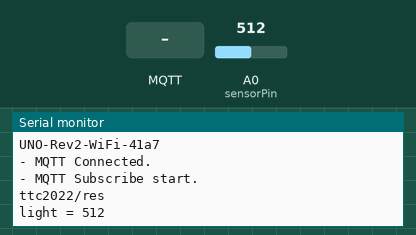
This sketch was run on a simulated Arduino MKR. On the bench: the last lines printed to the serial monitor. The inputs (shaded band) are chosen by the test bench; at power-on: A0 (sensorPin) = 512. WiFi joins after 1.5 s; servers stay silent unless stated; random numbers use the default seed unless the sketch sets one; no MQTT or app messages arrive unless stated.

Above: at 5.2 s.
5.3 s: MQTT message "1" arrives on the first subscribed topic
At 6.3 s:
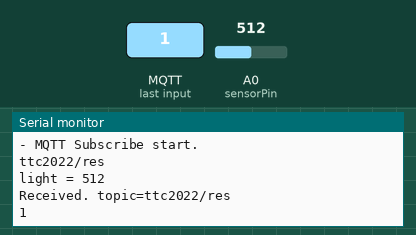
6.8 s: MQTT message "on" arrives on the first subscribed topic
At 7.5 s:
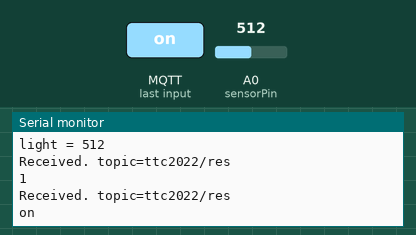
8.3 s: MQTT message "off" arrives on the first subscribed topic
At 9.5 s:
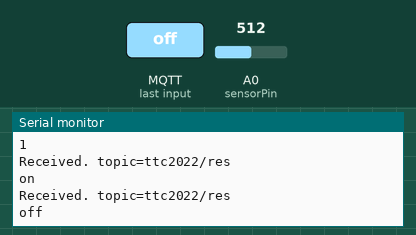
9.8 s: A0 (sensorPin) set to 716
At 11.2 s:
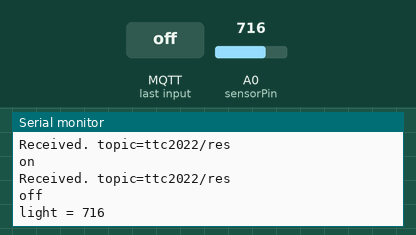

Measured:
- after the input at 5.3 s, the serial monitor: prints a new line at once (image 1)
- after the input at 6.8 s, the serial monitor: prints a new line at once (image 2)
- after the input at 8.3 s, the serial monitor: prints a new line at once (image 3)
- after the input at 9.8 s, the serial monitor: prints a new line after 0.20 s (image 4)

The sketch:

TTC-Demo-2022-Light-MQTT-src.ino
```cpp
// WiFiNINA ライブラリ
#include <SPI.h>
#include <WiFiNINA.h>

// MQTT をつなぐためのライブラリ
// 今回追加インストールする
#include <PubSubClient.h>  // インストールすれば色がつく
// JSON を扱いやすくするライブラリ
#include <ArduinoJson.h> // こちらは色がついてなくてOK

// Wi-FiのSSID
char *ssid = "<Wi-FiのSSID>";
// Wi-Fiのパスワード
char *password = "<Wi-Fiのパスワード>";

// 今回使いたい Beebotte のブローカーのアドレス
const char *mqttEndpoint = "mqtt.beebotte.com";
// 今回使いたい Beebotte のポート
const int mqttPort = 1883;
// 今回使いたい Beebotte のユーザー名
const char *mqttUsername = "<今回使いたい Beebotte のユーザー名>";
// 今回使いたい Beebotte のパスワード
const char *mqttPassword = "";

// デバイスID
// デバイスIDは機器ごとにユニークにします
// YOURNAME を自分の名前の英数字に変更します
// デバイスIDは同じMQTTブローカー内で重複すると大変なので、後の処理でさらにランダム値を付与してますが、名前を変えるのが確実なので、ちゃんと変更しましょう。
char *deviceID = "UNO-Rev2-WiFi";

// MQTT メッセージをに知らせるトピック
char *pubTopic = "ttc2022/res";

// MQTT メッセージを受け取るトピック
char *subTopic = "ttc2022/res";

// 光センサー関連の変数
int sensorPin = A0;
int sensorValue = 0;
long messageSentAtSendMQTT = 0;

// 光センサー送信間隔
int wait_time = 5000;

// JSON 送信時に使う buffer
char pubJson[255];

// PubSubClient まわりの準備
WiFiClient httpClient;
PubSubClient mqttClient(httpClient);

void setup() {
  Serial.begin(9600);

  // WiFi 接続開始
  Serial.print("WiFi Connecting WPA SSID: ");
  Serial.println(ssid);
  while (WiFi.status() != WL_CONNECTED) {
    delay(500);
    // Connect to WPA/WPA2 network:
    WiFi.begin(ssid, password);
    Serial.print(".");
  }

  // 接続完了メッセージ
  Serial.print("WiFi Connected");
  printCurrentNet();
  printWifiData();

  delay(2000);

  // MQTT の接続先設定
  mqttClient.setServer(mqttEndpoint, mqttPort);
  // MQTT のデータを受け取った時（購読時）の動作を設定
  mqttClient.setCallback(mqttCallback);
  // MQTT の接続
  mqttConnect();

}

void mqttConnect() {

  // MQTT clientID のランダム化（名称重複対策）
  char clientID[40] = "clientID";
  String rndNum = String(random(0xffffff), HEX);
  String deviceIDRandStr = String(deviceID);
  deviceIDRandStr.concat("-");
  deviceIDRandStr.concat(rndNum);
  deviceIDRandStr.toCharArray(clientID, 40);
  Serial.println("[MQTT]");
  Serial.println("");
  Serial.println("- clientID ");
  Serial.println(clientID);

  // 接続されるまで待ちます
  while (!mqttClient.connected()) {
    if (mqttClient.connect(clientID,mqttUsername,mqttPassword)) {
      Serial.println("- MQTT Connected.");

      // subTopic 変数で指定されたトピックに向けてデータを送ります
      int qos = 0;
      mqttClient.subscribe(subTopic, qos);
      Serial.println("- MQTT Subscribe start.");
      Serial.println(subTopic);

      // 初回データ送信 publish ///////////
      // データ送信のための JSON をつくる
      DynamicJsonDocument doc(1024);
      doc["message"] = "Connected";
      // pubJson という変数に JSON 文字列化されたものが入る
      serializeJson(doc, pubJson);
      // pubTopic 変数で指定されたトピックに向けてデータを送ります
      mqttClient.publish(pubTopic, pubJson);
    } else {
      // MQTT 接続エラーの場合はつながるまで 5 秒ごとに繰り返します
      Serial.print("Failed. Error state=");
      Serial.println(mqttClient.state());
      // Wait 5 seconds before retrying
      delay(5000);
    }
  }
}

// JSON を格納する StaticJsonDocument を準備
StaticJsonDocument<2048> jsonData;

// MQTT のデータを受け取った時（購読時）の動作を設定
void mqttCallback (char* topic, byte* payload, unsigned int length) {

  // データ取得
  String str = "";
  Serial.print("Received. topic=");
  Serial.println(topic);
  for (int i = 0; i < length; i++) {
      Serial.print((char)payload[i]);
      str += (char)payload[i];
  }
  Serial.print("\n");

}

// 常にチェックして切断されたら復帰できるようにする対応
void mqttLoop() {
  if (!mqttClient.connected()) {
      mqttConnect();
  }
  mqttClient.loop();
}


void loop() {
  // 常にチェックして切断されたら復帰できるようにする対応
  mqttLoop();

  // センサーを wait_time ミリ秒で指定された間隔で送信
  long spanTimeSendMQTT = millis() - messageSentAtSendMQTT;
  if (spanTimeSendMQTT > wait_time) {
    messageSentAtSendMQTT = millis();
    // センサー値取得
    sensorValue = analogRead(sensorPin);
    Serial.print("light = ");
    Serial.println(sensorValue);
    // センサー値 publish
    DynamicJsonDocument doc(1024);
    doc["light"] = sensorValue;
    serializeJson(doc, pubJson);
    mqttClient.publish(pubTopic, pubJson);
  }
}

void printWifiData() {
  // print your board's IP address:
  IPAddress ip = WiFi.localIP();
  Serial.print("IP Address: ");
  Serial.println(ip);
  Serial.println(ip);

  // print your MAC address:
  byte mac[6];
  WiFi.macAddress(mac);
  Serial.print("MAC address: ");
  printMacAddress(mac);
}

void printCurrentNet() {
  // print the SSID of the network you're attached to:
  Serial.print("SSID: ");
  Serial.println(WiFi.SSID());

  // print the MAC address of the router you're attached to:
  byte bssid[6];
  WiFi.BSSID(bssid);
  Serial.print("BSSID: ");
  printMacAddress(bssid);

  // print the received signal strength:
  long rssi = WiFi.RSSI();
  Serial.print("signal strength (RSSI):");
  Serial.println(rssi);

  // print the encryption type:
  byte encryption = WiFi.encryptionType();
  Serial.print("Encryption Type:");
  Serial.println(encryption, HEX);
  Serial.println();
}

void printMacAddress(byte mac[]) {
  for (int i = 5; i >= 0; i--) {
    if (mac[i] < 16) {
      Serial.print("0");
    }
    Serial.print(mac[i], HEX);
    if (i > 0) {
      Serial.print(":");
    }
  }
  Serial.println();
}
```
